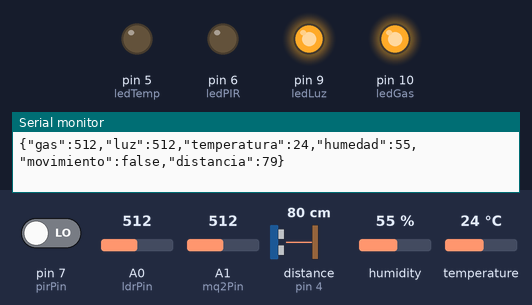
This sketch was run on a simulated Arduino Uno, built with avr-gcc and run on an emulated ATmega328P. Parts: output pins drawn as LEDs (lit = HIGH), the last lines printed to the serial monitor. Wiring (inferred from the names in the program): ultrasonic range finder: trigger pin 2; echo pin 4. Inputs (shaded band) come from the test bench; at power-on: pin 7 (pirPin) LOW, temperature 24 °C, A0 (ldrPin) = 512, A1 (mq2Pin) = 512, distance to the obstacle (sensor on pin 4) 80 cm, humidity 55 %. The echo pulse lasts 58.3 µs per cm; pins used as bus, display or sensor lines are not drawn.

Above: at 5.8 s.
5.9 s: pin 7 (pirPin) driven HIGH
At 11.3 s:
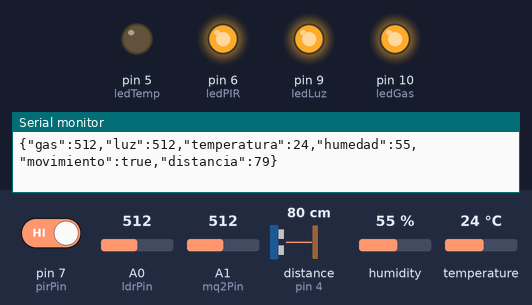
11.9 s: temperature set to 26 °C
At 15.9 s:
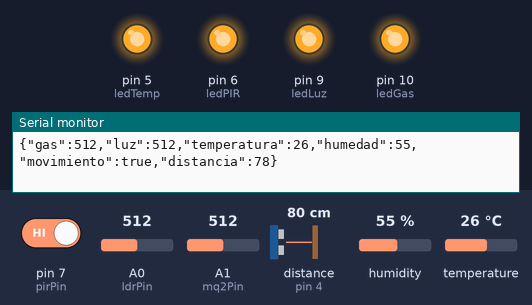
17.9 s: A0 (ldrPin) set to 484
At 20.5 s:
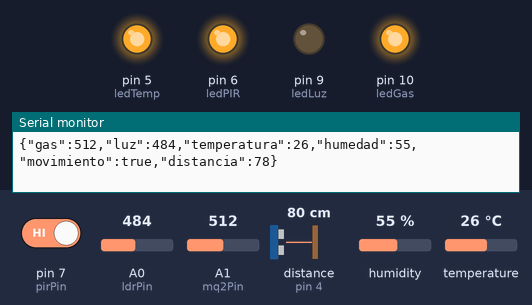
23.9 s: A1 (mq2Pin) set to 105
29.9 s: A1 (mq2Pin) set to 96
At 31.0 s:
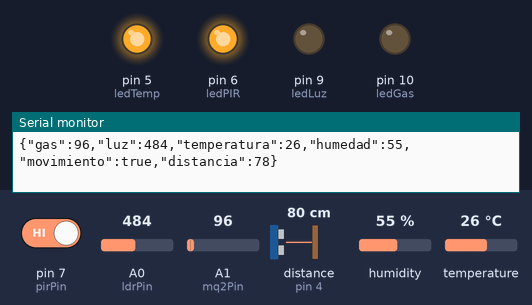
35.9 s: temperature set to 12 °C
At 41.4 s:
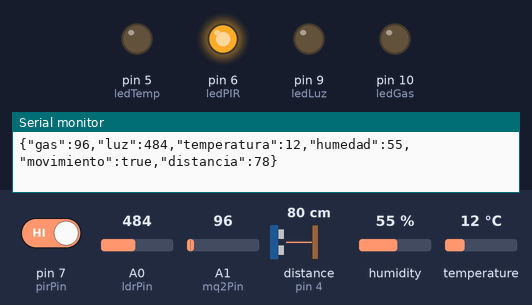
Timing chart, 0 to 42.9 s (numbered marks = the images above; inputs shaded):
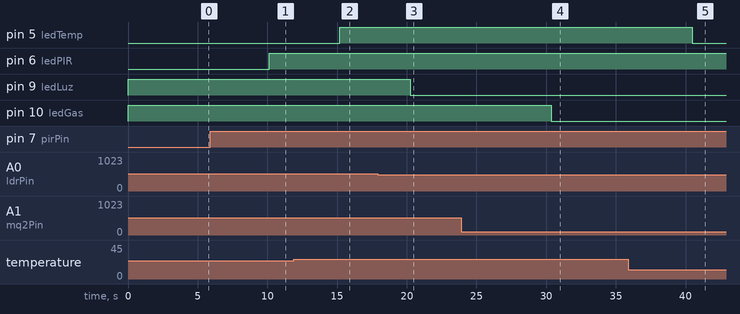

The sketch:

ARDUINO_PARA_JSON.ino
```cpp
#include <DHT.h>
#include <ArduinoJson.h>

// Pines para el sensor de gas MQ2
const int mq2Pin = A1;
const int ledGas = 10;
const int umbralGas = 100;

// Pines para la LDR (fotoresistor)
const int ldrPin = A0;
const int ledLuz = 9;

// Pines para el sensor DHT11
#define DHTPIN 8
#define DHTTYPE DHT11
DHT dht(DHTPIN, DHTTYPE);
const int ledTemp = 5;

// Pines para el sensor PIR
const int pirPin = 7;
const int ledPIR = 6;

// Pines para el sensor ultrasónico
const int trigPin = 2;
const int echoPin = 4;

// Variables
long duration;
int distance;

void setup() {
  Serial.begin(9600);

  pinMode(ledGas, OUTPUT);
  pinMode(ledLuz, OUTPUT);
  pinMode(ledTemp, OUTPUT);
  pinMode(ledPIR, OUTPUT);

  pinMode(pirPin, INPUT);
  pinMode(trigPin, OUTPUT);
  pinMode(echoPin, INPUT);

  dht.begin();
}

void loop() {
  // Lectura de sensores
  int valorGas = analogRead(mq2Pin);
  int valorLuz = analogRead(ldrPin);
  float humedad = dht.readHumidity();
  float temperatura = dht.readTemperature();
  bool movimiento = digitalRead(pirPin);

  // Sensor ultrasónico
  digitalWrite(trigPin, LOW);
  delayMicroseconds(2);
  digitalWrite(trigPin, HIGH);
  delayMicroseconds(10);
  digitalWrite(trigPin, LOW);
  duration = pulseIn(echoPin, HIGH);
  distance = duration * 0.034 / 2;

  // Encender LEDs
  digitalWrite(ledGas, valorGas > umbralGas ? HIGH : LOW);
  digitalWrite(ledLuz, valorLuz > 500 ? HIGH : LOW);
  if (!isnan(temperatura)) {
    digitalWrite(ledTemp, temperatura > 24.0 ? HIGH : LOW);
  }
  digitalWrite(ledPIR, movimiento ? HIGH : LOW);

  // Crear objeto JSON
  StaticJsonDocument<200> doc;
  doc["gas"] = valorGas;
  doc["luz"] = valorLuz;
  if (!isnan(temperatura)) doc["temperatura"] = temperatura;
  if (!isnan(humedad)) doc["humedad"] = humedad;
  doc["movimiento"] = movimiento;
  doc["distancia"] = distance;

  // Enviar por Serial
  serializeJson(doc, Serial);
  Serial.println();  // Salto de línea para que Java lo lea correctamente

  delay(5000);  // Esperar 5 segundos
}
```

Measured:
- the behaviour switches between 24 and 25 °C on temperature (found by bisection; images 1 and 2)
- the behaviour switches between 501 and 500 on A0 (ldrPin) (found by bisection; images 2 and 3)
- the behaviour switches between 101 and 100 on A1 (mq2Pin) (found by bisection; images 3 and 4)
- after the input at 5.9 s, pin 6 (ledPIR): LOW → HIGH after 4.2 s
- after the input at 11.9 s, pin 5 (ledTemp): LOW → HIGH after 3.3 s
- after the input at 17.9 s, pin 9 (ledLuz): HIGH → LOW after 2.4 s
- after the input at 29.9 s, pin 10 (ledGas): HIGH → LOW after 0.46 s
- after the input at 35.9 s, pin 5 (ledTemp): HIGH → LOW after 4.6 s
